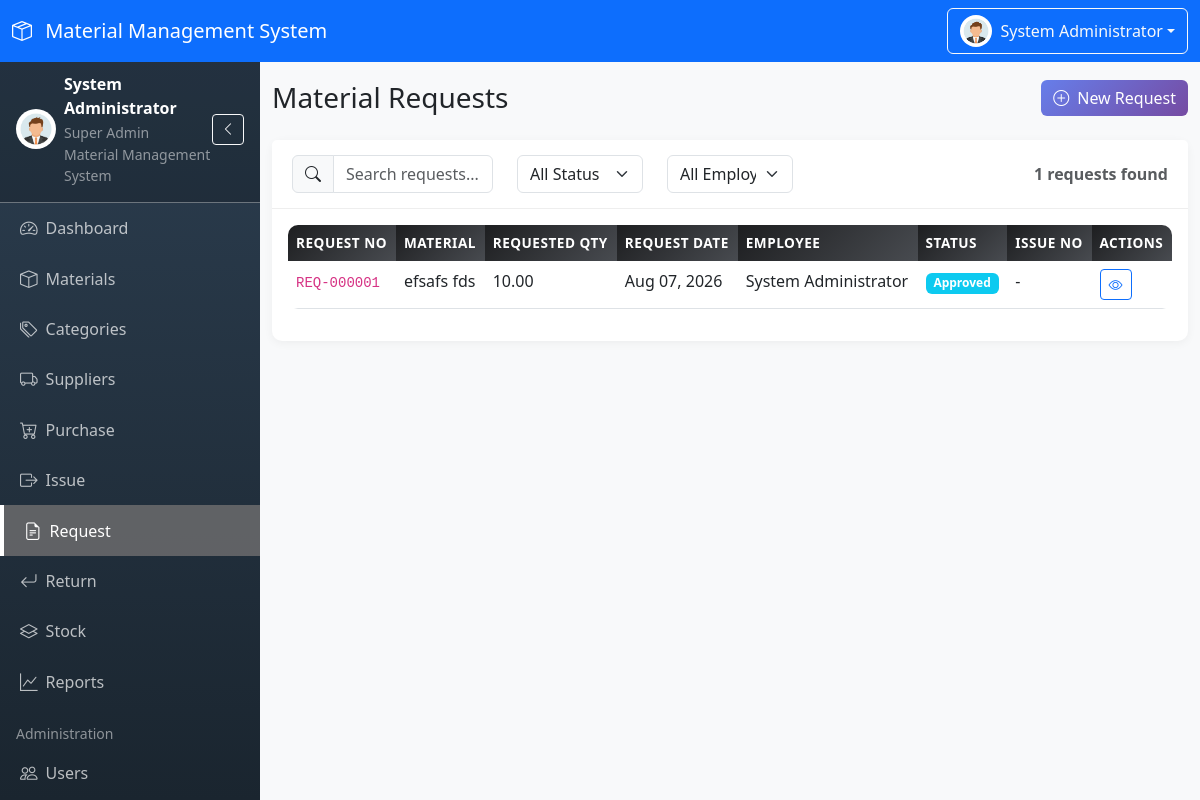
Screenshot of /modules/request/index.php (signed in) with the database file from the repository.
### tables this page shows
CREATE TABLE `material_requests` (
  `id` int(11) NOT NULL,
  `request_no` varchar(20) NOT NULL,
  `employee_id` int(11) NOT NULL,
  `department` varchar(100) DEFAULT NULL,
  `material_id` int(11) NOT NULL,
  `requested_quantity` decimal(10,2) NOT NULL,
  `purpose` text DEFAULT NULL,
  `request_date` date NOT NULL,
  `status` enum('Pending','Approved','Rejected','Issued') NOT NULL DEFAULT 'Pending',
  `approved_by` int(11) DEFAULT NULL,
  `approved_at` datetime DEFAULT NULL,
  `rejection_reason` text DEFAULT NULL,
  `created_at` timestamp NOT NULL DEFAULT current_timestamp(),
  `updated_at` timestamp NOT NULL DEFAULT current_timestamp() ON UPDATE current_timestamp()
);

CREATE TABLE `materials` (
  `id` int(11) NOT NULL,
  `material_code` varchar(20) NOT NULL,
  `material_name` varchar(100) NOT NULL,
  `category_id` int(11) NOT NULL,
  `unit` enum('Piece','Kg','Liter','Meter','Bag','Box','Roll','Packet') NOT NULL,
  `minimum_stock` decimal(10,2) NOT NULL DEFAULT 0.00,
  `current_stock` decimal(10,2) NOT NULL DEFAULT 0.00,
  `description` text DEFAULT NULL,
  `status` enum('Active','Inactive') NOT NULL DEFAULT 'Active',
  `created_by` int(11) DEFAULT NULL,
  `created_at` timestamp NOT NULL DEFAULT current_timestamp(),
  `updated_at` timestamp NOT NULL DEFAULT current_timestamp() ON UPDATE current_timestamp()
);

CREATE TABLE `users` (
  `id` int(11) NOT NULL,
  `user_code` varchar(20) NOT NULL,
  `full_name` varchar(100) NOT NULL,
  `email` varchar(100) NOT NULL,
  `username` varchar(50) NOT NULL,
  `password` varchar(255) NOT NULL,
  `phone` varchar(20) DEFAULT NULL,
  `avatar` varchar(255) DEFAULT NULL,
  `role_id` int(11) NOT NULL,
  `status` enum('Active','Inactive') NOT NULL DEFAULT 'Active',
  `last_login` datetime DEFAULT NULL,
  `created_at` timestamp NOT NULL DEFAULT current_timestamp(),
  `updated_at` timestamp NOT NULL DEFAULT current_timestamp() ON UPDATE current_timestamp()
);

### includes/permission_check.php (called while the page is built, shortened)
<?php
function hasPermission($permissionKey) {
    return in_array($permissionKey, $_SESSION['permissions']);
}
        ?>

### modules/request/index.php (the view, shortened to what this page needs)
<?php
require_once __DIR__ . '/../../includes/permission_check.php';
$search = $_GET['search'] ?? '';
$can_approve = hasPermission('issue.approve');
$sql = "SELECT mr.*, m.material_name, u.full_name as employee_name,
        u2.full_name as approved_by_name, mi.issue_no
        FROM material_requests mr
        INNER JOIN materials m ON mr.material_id = m.id
        INNER JOIN users u ON mr.employee_id = u.id
        LEFT JOIN users u2 ON mr.approved_by = u2.id
        LEFT JOIN material_issues mi ON mr.id = mi.request_id
        WHERE 1=1";
$params = [];
$sql .= " ORDER BY mr.created_at DESC";
$stmt = $pdo->prepare($sql);
$stmt->execute($params);
$requests = $stmt->fetchAll();
require_once __DIR__ . '/../../includes/header.php';
?>
<div class="d-flex justify-content-between align-items-center mb-4">
    <h1 class="h3 mb-0">Material Requests</h1>
    <?php if (hasPermission('request.create')): ?>
    <a href="<?php echo BASE_URL; ?>/modules/request/create.php" class="btn btn-primary">
        <i class="bi bi-plus-circle me-2"></i>New Request
    </a>
    <?php endif; ?>
</div>
<div class="card">
    <div class="card-header">
        <div class="row align-items-center">
            <div class="col-md-3">
                <div class="input-group">
                    <span class="input-group-text"><i class="bi bi-search"></i></span>
                    <input type="text" class="form-control" id="searchInput" placeholder="Search requests..." value="<?php echo htmlspecialchars($search); ?>">
                </div>
            </div>
            <div class="col-md-2">
                <select class="form-select" id="statusFilter">
                    <option value="">All Status</option>
                </select>
            </div>
            <?php if ($can_approve): ?>
            <div class="col-md-2">
                <select class="form-select" id="employeeFilter">
                    <option value="">All Employees</option>
                </select>
            </div>
            <?php endif; ?>
            <div class="col-md-<?php echo $can_approve ? '5' : '7'; ?> text-end">
                <span class="text-muted"><?php echo count($requests); ?> requests found</span>
            </div>
        </div>
    </div>
    <div class="card-body">
        <div class="table-responsive">
            <table class="table table-hover">
                <thead>
                    <tr>
                        <th>Request No</th>
                        <th>Material</th>
                        <th>Requested Qty</th>
                        <th>Request Date</th>
                        <?php if ($can_approve): ?>
                        <th>Employee</th>
                        <?php endif; ?>
                        <th>Status</th>
                        <?php if ($can_approve): ?>
                        <th>Issue No</th>
                        <?php endif; ?>
                        <th>Actions</th>
                    </tr>
                </thead>
                <tbody>
                    <?php foreach ($requests as $request): ?>
                    <tr>
                        <td><code><?php echo htmlspecialchars($request['request_no']); ?></code></td>
                        <td><?php echo htmlspecialchars($request['material_name']); ?></td>
                        <td><?php echo number_format($request['requested_quantity'], 2); ?></td>
                        <td><?php echo date('M d, Y', strtotime($request['request_date'])); ?></td>
                        <?php if ($can_approve): ?>
                        <td><?php echo htmlspecialchars($request['employee_name']); ?></td>
                        <?php endif; ?>
                        <td>
                            <?php
                            $status_colors = [
                                'Pending' => 'warning',
                                'Approved' => 'info',
                                'Rejected' => 'danger',
                                'Issued' => 'success'
                            ];
                            ?>
                            <span class="badge bg-<?php echo $status_colors[$request['status']]; ?>">
                                <?php echo htmlspecialchars($request['status']); ?>
                            </span>
                        </td>
                        <?php if ($can_approve): ?>
                        <td><?php echo $request['issue_no'] ? '<code>' . htmlspecialchars($request['issue_no']) . '</code>' : '-'; ?></td>
                        <?php endif; ?>
                        <td>
                            <button class="btn btn-sm btn-outline-primary" onclick="viewRequest(<?php echo $request['id']; ?>)">
                                <i class="bi bi-eye"></i>
                            </button>
                        </td>
                    </tr>
                    <?php endforeach; ?>
                </tbody>
            </table>
        </div>
    </div>
</div>
<?php require_once __DIR__ . '/../../includes/footer.php'; ?>

### assets/css/style.css (style rules this page uses)
:root { --primary-color: #667eea; --secondary-color: #764ba2; --sidebar-width: 260px; --sidebar-collapsed-width: 70px; --navbar-height: 56px; }
body { font-family: 'Segoe UI', Tahoma, Geneva, Verdana, sans-serif; background-color: #f8f9fa; overflow-x: hidden; }
.card { border: none; border-radius: 10px; box-shadow: 0 2px 10px rgba(0, 0, 0, 0.05); margin-bottom: 20px; }
.card-header { background: white; border-bottom: 1px solid #eee; padding: 15px 20px; font-weight: 600; border-radius: 10px 10px 0 0; }
.table { border-radius: 10px; overflow: hidden; }
.table thead th { background: linear-gradient(135deg, #1d1e20, #484b50); color: white; border: none; font-weight: 600; text-transform: uppercase; font-size: 0.85rem; letter-spacing: 0.5px; }
.table tbody tr { transition: all 0.2s ease; }
.btn-primary { background: linear-gradient(135deg, var(--primary-color), var(--secondary-color)); border: none; }

### rows the page displays
material_requests: request_no "REQ-000001", material.material_name "efsafs fds", requested_quantity "10.00", request_date "Aug 07, 2026", approved_by.full_name "System Administrator", status "Approved"

### other values shown
SYSTEM_NAME "Material Management System"
$_SESSION['full_name'] "System Administrator"
$_SESSION['role_name'] "Super Admin"
count($requests) "1"
